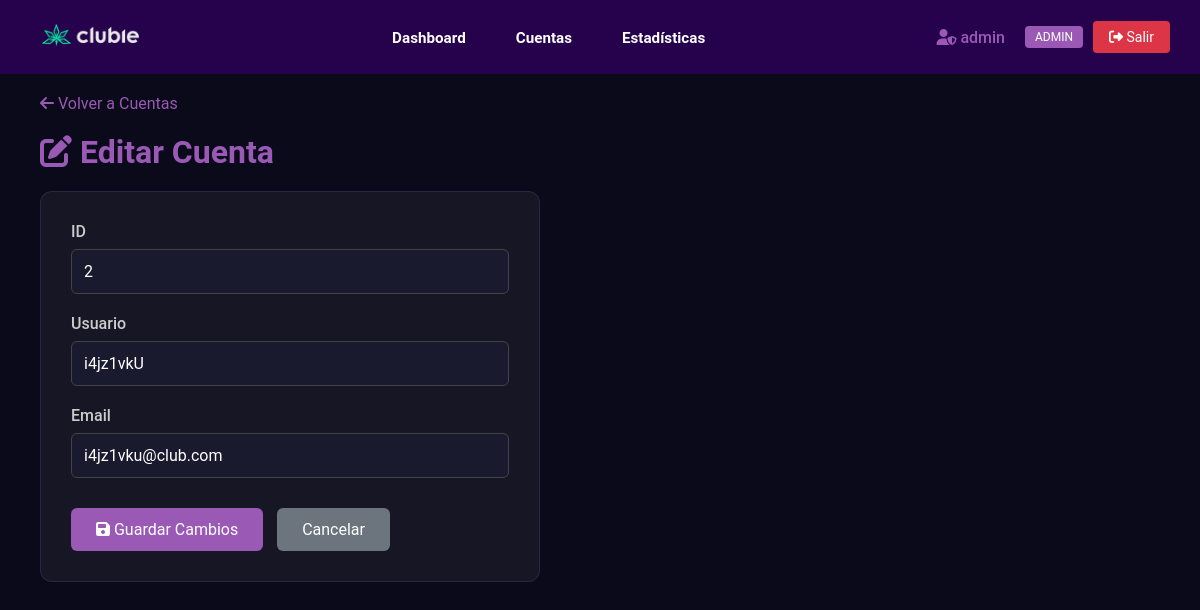
Before: /admin/editar-cuenta/2 (signed in) with the older database file.
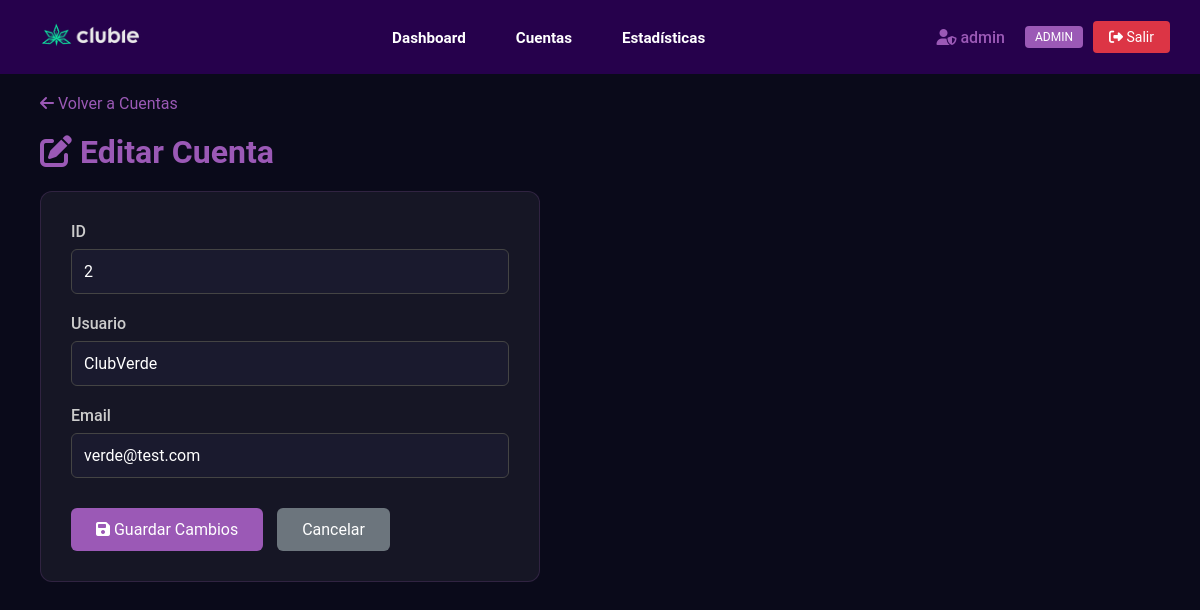
After: the same page with the newer database file.
### clases.py (models this page shows, shortened)
class Club(db.Model, UserMixin):
    id = db.Column(db.Integer, primary_key=True)
    campoarchivo = db.Column(db.String(30))
    username = db.Column(db.String(30), unique=True, nullable=False)
    password_hash = db.Column(db.String(128), nullable=False)
    email = db.Column(db.String(70))
    is_superuser = db.Column(db.Boolean, default=False)
    fecha_creacion = db.Column(db.DateTime, default=datetime.now)

### app.py (the view, shortened to what this page needs)
@app.route('/admin/editar-cuenta/<int:id>', methods=['GET', 'POST'])
@superuser_required
def admin_editar_cuenta(id):
    club = Club.query.get_or_404(id)
    if club.is_superuser:
        flash('No puedes editar cuentas de administrador.', 'error')
        return redirect(url_for('admin_cuentas'))
    return render_template('admin/editar_cuenta.html', club=club)

### app.py (called while the page is built)
@login_manager.user_loader
def load_user(user_id):
    if isinstance(user_id, str) and user_id.startswith('member_'):
        member_id = int(user_id.replace('member_', ''))
        return Member.query.get(member_id)
    return Club.query.get(int(user_id))

def superuser_required(f):
    @wraps(f)
    @login_required
    def decorated_function(*args, **kwargs):
        if not current_user.is_superuser:
            flash('No tienes permisos para acceder a esta sección.', 'error')
            return redirect(url_for('miembros'))
        return f(*args, **kwargs)
    return decorated_function

### templates/admin/editar_cuenta.html (shortened to what this page needs)
{% extends 'admin/base-admin.html' %}
{% block body %}
<a href="{{ url_for('admin_cuentas') }}" class="back-link">
    <i class="fas fa-arrow-left"></i> Volver a Cuentas
</a>
<h1 class="page-title"><i class="fas fa-edit"></i> Editar Cuenta</h1>
<div class="edit-card">
    <form method="POST" action="{{ url_for('admin_editar_cuenta', id=club.id) }}">
        <div class="form-group">
            <label>ID</label>
            <input type="text" value="{{ club.id }}" disabled>
        </div>
        <div class="form-group">
            <label>Usuario</label>
            <input type="text" name="username" value="{{ club.username }}" required>
        </div>
        <div class="form-group">
            <label>Email</label>
            <input type="email" name="email" value="{{ club.email or '' }}" placeholder="email@ejemplo.com">
        </div>
        <div style="margin-top: 30px;">
            <button type="submit" class="btn btn-primary">
                <i class="fas fa-save"></i> Guardar Cambios
            </button>
            <a href="{{ url_for('admin_cuentas') }}" class="btn btn-secondary">
                Cancelar
            </a>
        </div>
    </form>
</div>
{% endblock %}

Changed rows visible on the page:
changed Club id 2: username "i4jz1vkU" → "ClubVerde"; email "i4jz1vku@club.com" → "verde@test.com"
